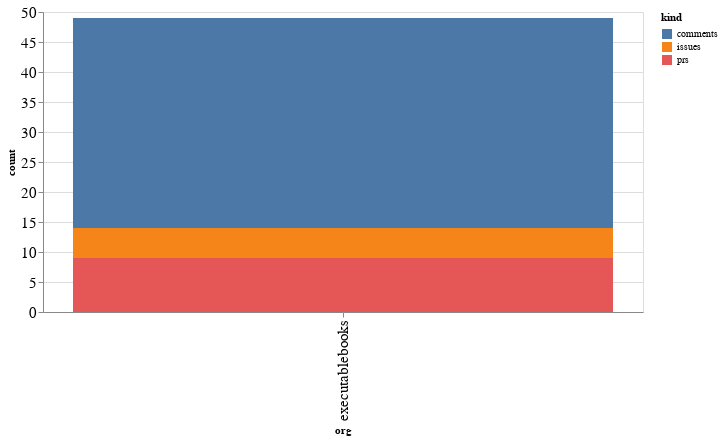

The cell this chart's notebook holds for it:
### Code cell
alt.Chart(org_summaries, width=600).mark_bar().encode(
    x='org',
    y='count',
    color='kind',
    tooltip="org"
)

### Figure 1 — Vega-Lite specification as saved in the notebook (floating-point values rounded to 4 significant figures)
{"config": {"axisLeft": {"labelFontSize": 15}, "axisBottom": {"labelFontSize": 15}}, "data": {"name": "data-29409fb0246d665c9e88ed8b305cecd1"}, "mark": "bar", "encoding": {"color": {"type": "nominal", "field": "kind"}, "tooltip": {"type": "nominal", "field": "org"}, "x": {"type": "nominal", "field": "org"}, "y": {"type": "quantitative", "field": "count"}}, "width": 600, "$schema": "https://vega.github.io/schema/vega-lite/v4.8.1.json", "datasets": {"data-29409fb0246d665c9e88ed8b305cecd1": [{"org": "executablebooks", "kind": "comments", "count": 35}, {"org": "executablebooks", "kind": "issues", "count": 5}, {"org": "executablebooks", "kind": "prs", "count": 9}]}}
